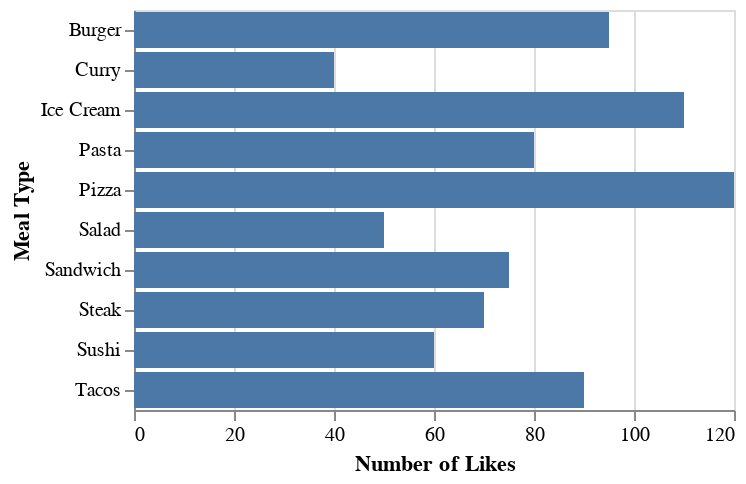

Notebook code for this chart:
### Code cell
import altair as alt

chart = alt.Chart(df).mark_bar(
).encode(
    y=alt.Y('Meal Type'),
    x=alt.X('Number of Likes')
)

chart

### Figure 1 — Vega-Lite specification as saved in the notebook (floating-point values rounded to 4 significant figures)
{"config": {"view": {"continuousWidth": 300, "continuousHeight": 300}}, "data": {"name": "data-9187503ac3d3dc67af67b51825ba4897"}, "mark": {"type": "bar"}, "encoding": {"x": {"field": "Number of Likes", "type": "quantitative"}, "y": {"field": "Meal Type", "type": "nominal"}}, "$schema": "https://vega.github.io/schema/vega-lite/v5.20.1.json", "datasets": {"data-9187503ac3d3dc67af67b51825ba4897": [{"Meal Type": "Pizza", "Number of Likes": 120}, {"Meal Type": "Burger", "Number of Likes": 95}, {"Meal Type": "Pasta", "Number of Likes": 80}, {"Meal Type": "Sushi", "Number of Likes": 60}, {"Meal Type": "Salad", "Number of Likes": 50}, {"Meal Type": "Steak", "Number of Likes": 70}, {"Meal Type": "Tacos", "Number of Likes": 90}, {"Meal Type": "Ice Cream", "Number of Likes": 110}, {"Meal Type": "Curry", "Number of Likes": 40}, {"Meal Type": "Sandwich", "Number of Likes": 75}]}}
